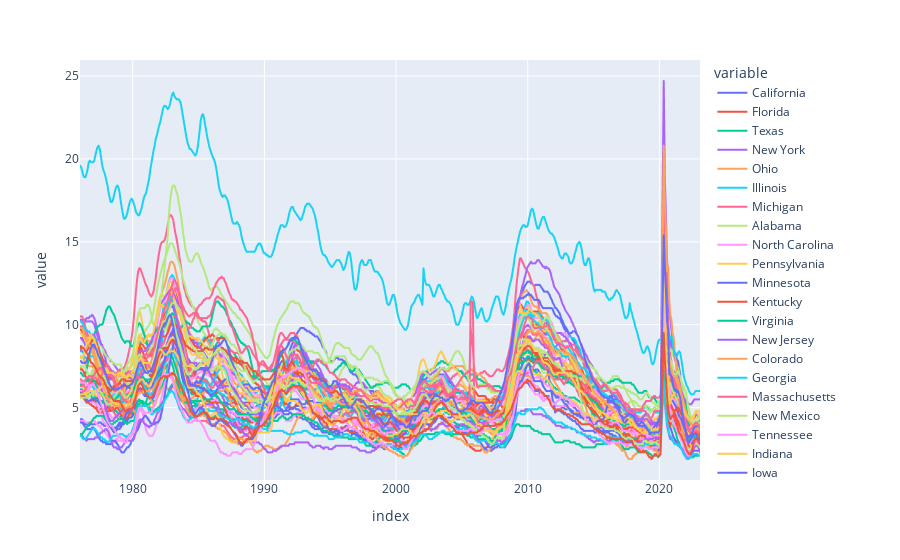

Notebook code for this chart:
### Code cell
px.line(unemp_states)

### Figure 1 — Plotly figure (JSON) as saved in the notebook; plotly's stock layout.template omitted (floating-point values rounded to 4 significant figures; data arrays with more than 128 entries replaced by an {"elided": "..."} marker saying what was removed)
{"data": [{"hovertemplate": "variable=California<br>index=%{x}<br>value=%{y}<extra></extra>", "legendgroup": "California", "line": {"color": "#636efa", "dash": "solid"}, "marker": {"symbol": "circle"}, "mode": "lines", "name": "California", "showlegend": true, "type": "scattergl", "x": {"elided": "564 str values"}, "xaxis": "x", "y": {"elided": "564 float values"}, "yaxis": "y"}, {"hovertemplate": "variable=Florida<br>index=%{x}<br>value=%{y}<extra></extra>", "legendgroup": "Florida", "line": {"color": "#EF553B", "dash": "solid"}, "marker": {"symbol": "circle"}, "mode": "lines", "name": "Florida", "showlegend": true, "type": "scattergl", "x": {"elided": "564 str values"}, "xaxis": "x", "y": {"elided": "564 float values"}, "yaxis": "y"}, {"hovertemplate": "variable=Texas<br>index=%{x}<br>value=%{y}<extra></extra>", "legendgroup": "Texas", "line": {"color": "#00cc96", "dash": "solid"}, "marker": {"symbol": "circle"}, "mode": "lines", "name": "Texas", "showlegend": true, "type": "scattergl", "x": {"elided": "564 str values"}, "xaxis": "x", "y": {"elided": "564 float values"}, "yaxis": "y"}, {"hovertemplate": "variable=New York<br>index=%{x}<br>value=%{y}<extra></extra>", "legendgroup": "New York", "line": {"color": "#ab63fa", "dash": "solid"}, "marker": {"symbol": "circle"}, "mode": "lines", "name": "New York", "showlegend": true, "type": "scattergl", "x": {"elided": "564 str values"}, "xaxis": "x", "y": {"elided": "564 float values"}, "yaxis": "y"}, {"hovertemplate": "variable=Ohio<br>index=%{x}<br>value=%{y}<extra></extra>", "legendgroup": "Ohio", "line": {"color": "#FFA15A", "dash": "solid"}, "marker": {"symbol": "circle"}, "mode": "lines", "name": "Ohio", "showlegend": true, "type": "scattergl", "x": {"elided": "564 str values"}, "xaxis": "x", "y": {"elided": "564 float values"}, "yaxis": "y"}, {"hovertemplate": "variable=Illinois<br>index=%{x}<br>value=%{y}<extra></extra>", "legendgroup": "Illinois", "line": {"color": "#19d3f3", "dash": "solid"}, "marker": {"symbol": "circle"}, "mode": "lines", "name": "Illinois", "showlegend": true, "type": "scattergl", "x": {"elided": "564 str values"}, "xaxis": "x", "y": {"elided": "564 float values"}, "yaxis": "y"}, {"hovertemplate": "variable=Michigan<br>index=%{x}<br>value=%{y}<extra></extra>", "legendgroup": "Michigan", "line": {"color": "#FF6692", "dash": "solid"}, "marker": {"symbol": "circle"}, "mode": "lines", "name": "Michigan", "showlegend": true, "type": "scattergl", "x": {"elided": "564 str values"}, "xaxis": "x", "y": {"elided": "564 float values"}, "yaxis": "y"}, {"hovertemplate": "variable=Alabama<br>index=%{x}<br>value=%{y}<extra></extra>", "legendgroup": "Alabama", "line": {"color": "#B6E880", "dash": "solid"}, "marker": {"symbol": "circle"}, "mode": "lines", "name": "Alabama", "showlegend": true, "type": "scattergl", "x": {"elided": "564 str values"}, "xaxis": "x", "y": {"elided": "564 float values"}, "yaxis": "y"}, {"hovertemplate": "variable=North Carolina<br>index=%{x}<br>value=%{y}<extra></extra>", "legendgroup": "North Carolina", "line": {"color": "#FF97FF", "dash": "solid"}, "marker": {"symbol": "circle"}, "mode": "lines", "name": "North Carolina", "showlegend": true, "type": "scattergl", "x": {"elided": "564 str values"}, "xaxis": "x", "y": {"elided": "564 float values"}, "yaxis": "y"}, {"hovertemplate": "variable=Pennsylvania<br>index=%{x}<br>value=%{y}<extra></extra>", "legendgroup": "Pennsylvania", "line": {"color": "#FECB52", "dash": "solid"}, "marker": {"symbol": "circle"}, "mode": "lines", "name": "Pennsylvania", "showlegend": true, "type": "scattergl", "x": {"elided": "564 str values"}, "xaxis": "x", "y": {"elided": "564 float values"}, "yaxis": "y"}, {"hovertemplate": "variable=Minnesota<br>index=%{x}<br>value=%{y}<extra></extra>", "legendgroup": "Minnesota", "line": {"color": "#636efa", "dash": "solid"}, "marker": {"symbol": "circle"}, "mode": "lines", "name": "Minnesota", "showlegend": true, "type": "scattergl", "x": {"elided": "564 str values"}, "xaxis": "x", "y": {"elided": "564 float values"}, "yaxis": "y"}, {"hovertemplate": "variable=Kentucky<br>index=%{x}<br>value=%{y}<extra></extra>", "legendgroup": "Kentucky", "line": {"color": "#EF553B", "dash": "solid"}, "marker": {"symbol": "circle"}, "mode": "lines", "name": "Kentucky", "showlegend": true, "type": "scattergl", "x": {"elided": "564 str values"}, "xaxis": "x", "y": {"elided": "564 float values"}, "yaxis": "y"}, {"hovertemplate": "variable=Virginia<br>index=%{x}<br>value=%{y}<extra></extra>", "legendgroup": "Virginia", "line": {"color": "#00cc96", "dash": "solid"}, "marker": {"symbol": "circle"}, "mode": "lines", "name": "Virginia", "showlegend": true, "type": "scattergl", "x": {"elided": "564 str values"}, "xaxis": "x", "y": {"elided": "564 float values"}, "yaxis": "y"}, {"hovertemplate": "variable=New Jersey<br>index=%{x}<br>value=%{y}<extra></extra>", "legendgroup": "New Jersey", "line": {"color": "#ab63fa", "dash": "solid"}, "marker": {"symbol": "circle"}, "mode": "lines", "name": "New Jersey", "showlegend": true, "type": "scattergl", "x": {"elided": "564 str values"}, "xaxis": "x", "y": {"elided": "564 float values"}, "yaxis": "y"}, {"hovertemplate": "variable=Colorado<br>index=%{x}<br>value=%{y}<extra></extra>", "legendgroup": "Colorado", "line": {"color": "#FFA15A", "dash": "solid"}, "marker": {"symbol": "circle"}, "mode": "lines", "name": "Colorado", "showlegend": true, "type": "scattergl", "x": {"elided": "564 str values"}, "xaxis": "x", "y": {"elided": "564 float values"}, "yaxis": "y"}, {"hovertemplate": "variable=Georgia<br>index=%{x}<br>value=%{y}<extra></extra>", "legendgroup": "Georgia", "line": {"color": "#19d3f3", "dash": "solid"}, "marker": {"symbol": "circle"}, "mode": "lines", "name": "Georgia", "showlegend": true, "type": "scattergl", "x": {"elided": "564 str values"}, "xaxis": "x", "y": {"elided": "564 float values"}, "yaxis": "y"}, {"hovertemplate": "variable=Massachusetts<br>index=%{x}<br>value=%{y}<extra></extra>", "legendgroup": "Massachusetts", "line": {"color": "#FF6692", "dash": "solid"}, "marker": {"symbol": "circle"}, "mode": "lines", "name": "Massachusetts", "showlegend": true, "type": "scattergl", "x": {"elided": "564 str values"}, "xaxis": "x", "y": {"elided": "564 float values"}, "yaxis": "y"}, {"hovertemplate": "variable=New Mexico<br>index=%{x}<br>value=%{y}<extra></extra>", "legendgroup": "New Mexico", "line": {"color": "#B6E880", "dash": "solid"}, "marker": {"symbol": "circle"}, "mode": "lines", "name": "New Mexico", "showlegend": true, "type": "scattergl", "x": {"elided": "564 str values"}, "xaxis": "x", "y": {"elided": "564 float values"}, "yaxis": "y"}, {"hovertemplate": "variable=Tennessee<br>index=%{x}<br>value=%{y}<extra></extra>", "legendgroup": "Tennessee", "line": {"color": "#FF97FF", "dash": "solid"}, "marker": {"symbol": "circle"}, "mode": "lines", "name": "Tennessee", "showlegend": true, "type": "scattergl", "x": {"elided": "564 str values"}, "xaxis": "x", "y": {"elided": "564 float values"}, "yaxis": "y"}, {"hovertemplate": "variable=Indiana<br>index=%{x}<br>value=%{y}<extra></extra>", "legendgroup": "Indiana", "line": {"color": "#FECB52", "dash": "solid"}, "marker": {"symbol": "circle"}, "mode": "lines", "name": "Indiana", "showlegend": true, "type": "scattergl", "x": {"elided": "564 str values"}, "xaxis": "x", "y": {"elided": "564 float values"}, "yaxis": "y"}, {"hovertemplate": "variable=Iowa<br>index=%{x}<br>value=%{y}<extra></extra>", "legendgroup": "Iowa", "line": {"color": "#636efa", "dash": "solid"}, "marker": {"symbol": "circle"}, "mode": "lines", "name": "Iowa", "showlegend": true, "type": "scattergl", "x": {"elided": "564 str values"}, "xaxis": "x", "y": {"elided": "564 float values"}, "yaxis": "y"}, {"hovertemplate": "variable=Wisconsin<br>index=%{x}<br>value=%{y}<extra></extra>", "legendgroup": "Wisconsin", "line": {"color": "#EF553B", "dash": "solid"}, "marker": {"symbol": "circle"}, "mode": "lines", "name": "Wisconsin", "showlegend": true, "type": "scattergl", "x": {"elided": "564 str values"}, "xaxis": "x", "y": {"elided": "564 float values"}, "yaxis": "y"}, {"hovertemplate": "variable=Alaska<br>index=%{x}<br>value=%{y}<extra></extra>", "legendgroup": "Alaska", "line": {"color": "#00cc96", "dash": "solid"}, "marker": {"symbol": "circle"}, "mode": "lines", "name": "Alaska", "showlegend": true, "type": "scattergl", "x": {"elided": "564 str values"}, "xaxis": "x", "y": {"elided": "564 float values"}, "yaxis": "y"}, {"hovertemplate": "variable=Washington<br>index=%{x}<br>value=%{y}<extra></extra>", "legendgroup": "Washington", "line": {"color": "#ab63fa", "dash": "solid"}, "marker": {"symbol": "circle"}, "mode": "lines", "name": "Washington", "showlegend": true, "type": "scattergl", "x": {"elided": "564 str values"}, "xaxis": "x", "y": {"elided": "564 float values"}, "yaxis": "y"}, {"hovertemplate": "variable=South Carolina<br>index=%{x}<br>value=%{y}<extra></extra>", "legendgroup": "South Carolina", "line": {"color": "#FFA15A", "dash": "solid"}, "marker": {"symbol": "circle"}, "mode": "lines", "name": "South Carolina", "showlegend": true, "type": "scattergl", "x": {"elided": "564 str values"}, "xaxis": "x", "y": {"elided": "564 float values"}, "yaxis": "y"}, {"hovertemplate": "variable=Arizona<br>index=%{x}<br>value=%{y}<extra></extra>", "legendgroup": "Arizona", "line": {"color": "#19d3f3", "dash": "solid"}, "marker": {"symbol": "circle"}, "mode": "lines", "name": "Arizona", "showlegend": true, "type": "scattergl", "x": {"elided": "564 str values"}, "xaxis": "x", "y": {"elided": "564 float values"}, "yaxis": "y"}, {"hovertemplate": "variable=Missouri<br>index=%{x}<br>value=%{y}<extra></extra>", "legendgroup": "Missouri", "line": {"color": "#FF6692", "dash": "solid"}, "marker": {"symbol": "circle"}, "mode": "lines", "name": "Missouri", "showlegend": true, "type": "scattergl", "x": {"elided": "564 str values"}, "xaxis": "x", "y": {"elided": "564 float values"}, "yaxis": "y"}, {"hovertemplate": "variable=West Virginia<br>index=%{x}<br>value=%{y}<extra></extra>", "legendgroup": "West Virginia", "line": {"color": "#B6E880", "dash": "solid"}, "marker": {"symbol": "circle"}, "mode": "lines", "name": "West Virginia", "showlegend": true, "type": "scattergl", "x": {"elided": "564 str values"}, "xaxis": "x", "y": {"elided": "564 float values"}, "yaxis": "y"}, {"hovertemplate": "variable=Oklahoma<br>index=%{x}<br>value=%{y}<extra></extra>", "legendgroup": "Oklahoma", "line": {"color": "#FF97FF", "dash": "solid"}, "marker": {"symbol": "circle"}, "mode": "lines", "name": "Oklahoma", "showlegend": true, "type": "scattergl", "x": {"elided": "564 str values"}, "xaxis": "x", "y": {"elided": "564 float values"}, "yaxis": "y"}, {"hovertemplate": "variable=Oregon<br>index=%{x}<br>value=%{y}<extra></extra>", "legendgroup": "Oregon", "line": {"color": "#FECB52", "dash": "solid"}, "marker": {"symbol": "circle"}, "mode": "lines", "name": "Oregon", "showlegend": true, "type": "scattergl", "x": {"elided": "564 str values"}, "xaxis": "x", "y": {"elided": "564 float values"}, "yaxis": "y"}, {"hovertemplate": "variable=Utah<br>index=%{x}<br>value=%{y}<extra></extra>", "legendgroup": "Utah", "line": {"color": "#636efa", "dash": "solid"}, "marker": {"symbol": "circle"}, "mode": "lines", "name": "Utah", "showlegend": true, "type": "scattergl", "x": {"elided": "564 str values"}, "xaxis": "x", "y": {"elided": "564 float values"}, "yaxis": "y"}, {"hovertemplate": "variable=Arkansas<br>index=%{x}<br>value=%{y}<extra></extra>", "legendgroup": "Arkansas", "line": {"color": "#EF553B", "dash": "solid"}, "marker": {"symbol": "circle"}, "mode": "lines", "name": "Arkansas", "showlegend": true, "type": "scattergl", "x": {"elided": "564 str values"}, "xaxis": "x", "y": {"elided": "564 float values"}, "yaxis": "y"}, {"hovertemplate": "variable=Maryland<br>index=%{x}<br>value=%{y}<extra></extra>", "legendgroup": "Maryland", "line": {"color": "#00cc96", "dash": "solid"}, "marker": {"symbol": "circle"}, "mode": "lines", "name": "Maryland", "showlegend": true, "type": "scattergl", "x": {"elided": "564 str values"}, "xaxis": "x", "y": {"elided": "564 float values"}, "yaxis": "y"}, {"hovertemplate": "variable=Nevada<br>index=%{x}<br>value=%{y}<extra></extra>", "legendgroup": "Nevada", "line": {"color": "#ab63fa", "dash": "solid"}, "marker": {"symbol": "circle"}, "mode": "lines", "name": "Nevada", "showlegend": true, "type": "scattergl", "x": {"elided": "564 str values"}, "xaxis": "x", "y": {"elided": "564 float values"}, "yaxis": "y"}, {"hovertemplate": "variable=Hawaii<br>index=%{x}<br>value=%{y}<extra></extra>", "legendgroup": "Hawaii", "line": {"color": "#FFA15A", "dash": "solid"}, "marker": {"symbol": "circle"}, "mode": "lines", "name": "Hawaii", "showlegend": true, "type": "scattergl", "x": {"elided": "564 str values"}, "xaxis": "x", "y": {"elided": "564 float values"}, "yaxis": "y"}, {"hovertemplate": "variable=Puerto Rico<br>index=%{x}<br>value=%{y}<extra></extra>", "legendgroup": "Puerto Rico", "line": {"color": "#19d3f3", "dash": "solid"}, "marker": {"symbol": "circle"}, "mode": "lines", "name": "Puerto Rico", "showlegend": true, "type": "scattergl", "x": {"elided": "564 str values"}, "xaxis": "x", "y": {"elided": "564 float values"}, "yaxis": "y"}, {"hovertemplate": "variable=Louisiana<br>index=%{x}<br>value=%{y}<extra></extra>", "legendgroup": "Louisiana", "line": {"color": "#FF6692", "dash": "solid"}, "marker": {"symbol": "circle"}, "mode": "lines", "name": "Louisiana", "showlegend": true, "type": "scattergl", "x": {"elided": "564 str values"}, "xaxis": "x", "y": {"elided": "564 float values"}, "yaxis": "y"}, {"hovertemplate": "variable=the District of Columbia<br>index=%{x}<br>value=%{y}<extra></extra>", "legendgroup": "the District of Columbia", "line": {"color": "#B6E880", "dash": "solid"}, "marker": {"symbol": "circle"}, "mode": "lines", "name": "the District of Columbia", "showlegend": true, "type": "scattergl", "x": {"elided": "564 str values"}, "xaxis": "x", "y": {"elided": "564 float values"}, "yaxis": "y"}, {"hovertemplate": "variable=Kansas<br>index=%{x}<br>value=%{y}<extra></extra>", "legendgroup": "Kansas", "line": {"color": "#FF97FF", "dash": "solid"}, "marker": {"symbol": "circle"}, "mode": "lines", "name": "Kansas", "showlegend": true, "type": "scattergl", "x": {"elided": "564 str values"}, "xaxis": "x", "y": {"elided": "564 float values"}, "yaxis": "y"}, {"hovertemplate": "variable=Montana<br>index=%{x}<br>value=%{y}<extra></extra>", "legendgroup": "Montana", "line": {"color": "#FECB52", "dash": "solid"}, "marker": {"symbol": "circle"}, "mode": "lines", "name": "Montana", "showlegend": true, "type": "scattergl", "x": {"elided": "564 str values"}, "xaxis": "x", "y": {"elided": "564 float values"}, "yaxis": "y"}, {"hovertemplate": "variable=Wyoming<br>index=%{x}<br>value=%{y}<extra></extra>", "legendgroup": "Wyoming", "line": {"color": "#636efa", "dash": "solid"}, "marker": {"symbol": "circle"}, "mode": "lines", "name": "Wyoming", "showlegend": true, "type": "scattergl", "x": {"elided": "564 str values"}, "xaxis": "x", "y": {"elided": "564 float values"}, "yaxis": "y"}, {"hovertemplate": "variable=Maine<br>index=%{x}<br>value=%{y}<extra></extra>", "legendgroup": "Maine", "line": {"color": "#EF553B", "dash": "solid"}, "marker": {"symbol": "circle"}, "mode": "lines", "name": "Maine", "showlegend": true, "type": "scattergl", "x": {"elided": "564 str values"}, "xaxis": "x", "y": {"elided": "564 float values"}, "yaxis": "y"}, {"hovertemplate": "variable=North Dakota<br>index=%{x}<br>value=%{y}<extra></extra>", "legendgroup": "North Dakota", "line": {"color": "#00cc96", "dash": "solid"}, "marker": {"symbol": "circle"}, "mode": "lines", "name": "North Dakota", "showlegend": true, "type": "scattergl", "x": {"elided": "564 str values"}, "xaxis": "x", "y": {"elided": "564 float values"}, "yaxis": "y"}, {"hovertemplate": "variable=Nebraska<br>index=%{x}<br>value=%{y}<extra></extra>", "legendgroup": "Nebraska", "line": {"color": "#ab63fa", "dash": "solid"}, "marker": {"symbol": "circle"}, "mode": "lines", "name": "Nebraska", "showlegend": true, "type": "scattergl", "x": {"elided": "564 str values"}, "xaxis": "x", "y": {"elided": "564 float values"}, "yaxis": "y"}, {"hovertemplate": "variable=Connecticut<br>index=%{x}<br>value=%{y}<extra></extra>", "legendgroup": "Connecticut", "line": {"color": "#FFA15A", "dash": "solid"}, "marker": {"symbol": "circle"}, "mode": "lines", "name": "Connecticut", "showlegend": true, "type": "scattergl", "x": {"elided": "564 str values"}, "xaxis": "x", "y": {"elided": "564 float values"}, "yaxis": "y"}, {"hovertemplate": "variable=South Dakota<br>index=%{x}<br>value=%{y}<extra></extra>", "legendgroup": "South Dakota", "line": {"color": "#19d3f3", "dash": "solid"}, "marker": {"symbol": "circle"}, "mode": "lines", "name": "South Dakota", "showlegend": true, "type": "scattergl", "x": {"elided": "564 str values"}, "xaxis": "x", "y": {"elided": "564 float values"}, "yaxis": "y"}, {"hovertemplate": "variable=Mississippi<br>index=%{x}<br>value=%{y}<extra></extra>", "legendgroup": "Mississippi", "line": {"color": "#FF6692", "dash": "solid"}, "marker": {"symbol": "circle"}, "mode": "lines", "name": "Mississippi", "showlegend": true, "type": "scattergl", "x": {"elided": "564 str values"}, "xaxis": "x", "y": {"elided": "564 float values"}, "yaxis": "y"}, {"hovertemplate": "variable=Idaho<br>index=%{x}<br>value=%{y}<extra></extra>", "legendgroup": "Idaho", "line": {"color": "#B6E880", "dash": "solid"}, "marker": {"symbol": "circle"}, "mode": "lines", "name": "Idaho", "showlegend": true, "type": "scattergl", "x": {"elided": "564 str values"}, "xaxis": "x", "y": {"elided": "564 float values"}, "yaxis": "y"}, {"hovertemplate": "variable=New Hampshire<br>index=%{x}<br>value=%{y}<extra></extra>", "legendgroup": "New Hampshire", "line": {"color": "#FF97FF", "dash": "solid"}, "marker": {"symbol": "circle"}, "mode": "lines", "name": "New Hampshire", "showlegend": true, "type": "scattergl", "x": {"elided": "564 str values"}, "xaxis": "x", "y": {"elided": "564 float values"}, "yaxis": "y"}, {"hovertemplate": "variable=Delaware<br>index=%{x}<br>value=%{y}<extra></extra>", "legendgroup": "Delaware", "line": {"color": "#FECB52", "dash": "solid"}, "marker": {"symbol": "circle"}, "mode": "lines", "name": "Delaware", "showlegend": true, "type": "scattergl", "x": {"elided": "564 str values"}, "xaxis": "x", "y": {"elided": "564 float values"}, "yaxis": "y"}, {"hovertemplate": "variable=Rhode Island<br>index=%{x}<br>value=%{y}<extra></extra>", "legendgroup": "Rhode Island", "line": {"color": "#636efa", "dash": "solid"}, "marker": {"symbol": "circle"}, "mode": "lines", "name": "Rhode Island", "showlegend": true, "type": "scattergl", "x": {"elided": "564 str values"}, "xaxis": "x", "y": {"elided": "564 float values"}, "yaxis": "y"}, {"hovertemplate": "variable=Vermont<br>index=%{x}<br>value=%{y}<extra></extra>", "legendgroup": "Vermont", "line": {"color": "#EF553B", "dash": "solid"}, "marker": {"symbol": "circle"}, "mode": "lines", "name": "Vermont", "showlegend": true, "type": "scattergl", "x": {"elided": "564 str values"}, "xaxis": "x", "y": {"elided": "564 float values"}, "yaxis": "y"}], "layout": {"legend": {"title": {"text": "variable"}, "tracegroupgap": 0}, "margin": {"t": 60}, "xaxis": {"anchor": "y", "domain": [0, 1], "title": {"text": "index"}}, "yaxis": {"anchor": "x", "domain": [0, 1], "title": {"text": "value"}}}}
